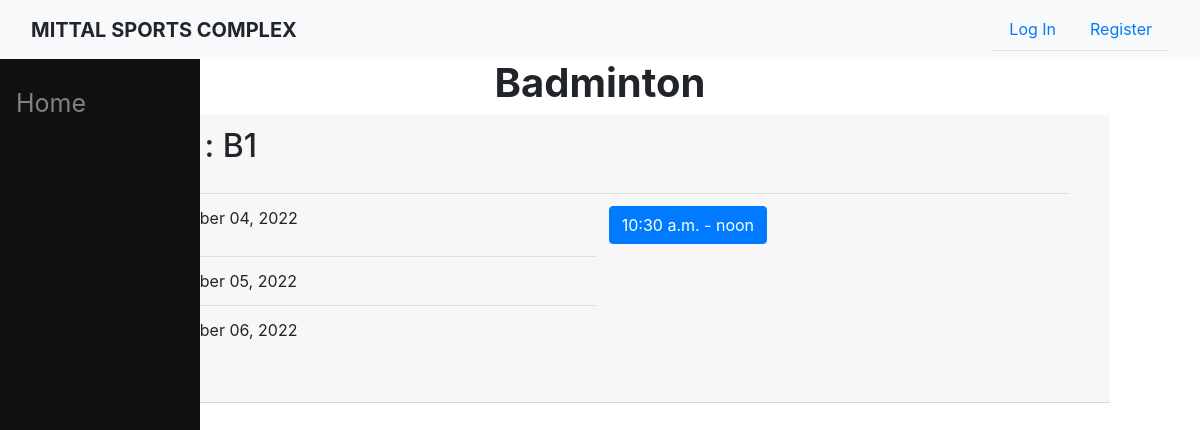
/available_slot/B1, run on the app's committed database.
### sports/models.py (models this page shows, shortened)
class Court(models.Model):
    name = models.CharField(max_length=20, unique = True )
    sport = models.ForeignKey(Sport,on_delete=models.CASCADE)

class Sport(models.Model):
    name = models.CharField(max_length=20, unique = True , help_text = '(Please, use underscore(_) or hypen(-) in place of spaces.)')
    img_url = models.CharField(max_length=2083, verbose_name = 'Image', help_text = '(Copy-paste the sport-image url here)', default = 'https://uploads-ssl.webflow.com/617b224ba2374548fcc039ba/617b224ba237453ce1c0409b_hpfulq-1234-1024x512.jpg')

class Slot(models.Model):
    start_time = models.TimeField(help_text = "(Time should be of format HH:MM from 00:00 to 23:59.)")
    end_time = models.TimeField(help_text = "(Time should be of format HH:MM from 00:00 to 23:59.)")
    date = models.DateField(default = date.today(),help_text = "(Date should be of format YYYY-MM-DD)")
    court = models.ForeignKey(Court,on_delete=models.CASCADE)
    message = models.CharField(max_length=200, null = True, blank = True)

### sports/views.py (the view)
# urls.py: path('available_slot/<slug:court>', s_views.available_slot, name = 'available_slot'),
def available_slot(request,court):
    court = Court.objects.get(name = court)
    today_date = date.today()
    tomm1_date = today_date+timedelta(1)
    tomm2_date = today_date+timedelta(2)
    today_slots = Slot.objects.filter(date = today_date,court = court)
    tomm1_slots = Slot.objects.filter(date = tomm1_date, court = court)
    tomm2_slots = Slot.objects.filter(date = tomm2_date, court = court)
    today = []
    tomm1 = []
    tomm2 = []
    for slot in today_slots:
        if not hasattr(slot, 'booking'):
            today.append(slot)
    for slot in tomm1_slots:
        if not hasattr(slot, 'booking'):
            tomm1.append(slot)
    for slot in tomm2_slots:
        if not hasattr(slot, 'booking'):
            tomm2.append(slot)
    context = {
        'court': court,
        'today_slots': today,
        'tomm1_slots': tomm1,
        'tomm2_slots': tomm2,
        'today': today_date,
        'tomm1':tomm1_date,
        'tomm2':tomm2_date
    }
    return render(request,'sports/available_slot.html', context)

### sports/templates/sports/available_slot.html (shortened to what this page needs)
{% extends 'sports/base.html' %}
{% block content %}
<div class="container">
    <h1 class="center"><b>{{ court.sport.name }}</b></h1>
    <div class="col-md-12">
        <div class="container-fluid">
            <div class="card-header">
                <h2>Court : {{ court.name }}</h2>
                <div class="card-body">
                    <div class="table-responsive">
                        <table class = "table align-middle">
                            <tr>
                                <td>{{ today|date:'F d, Y' }}</td>
                                {% for slot in today_slots %}
                                <td>
                                    <a id = "{{ slot.id }}" class = "btn btn-primary" href = "/slot_book/{{ slot.id }}">{{ slot.start_time }} - {{ slot.end_time }}</a>
                                </td>
                                {% endfor %}
                            </tr>
                            <tr>
                                <td>{{ tomm1|date:'F d, Y' }}</td>
                            </tr>
                            <tr>
                                <td>{{ tomm2|date:'F d, Y' }}</td>
                            </tr>
                        </table>
                    </div>
                </div>
            </div>
        </div>
    </div>
</div>
{% endblock %}

### sports/templates/sports/available_slot.html (style rules this page uses)
h1 { text-align: center; }

### data on the page
Court: sport.name "Badminton", name "B1"
Slot: start_time "10:30 a.m.", end_time "noon"

### other printed values
{{ today|date:'F d, Y' }} "September 04, 2022"
{{ tomm1|date:'F d, Y' }} "September 05, 2022"
{{ tomm2|date:'F d, Y' }} "September 06, 2022"
